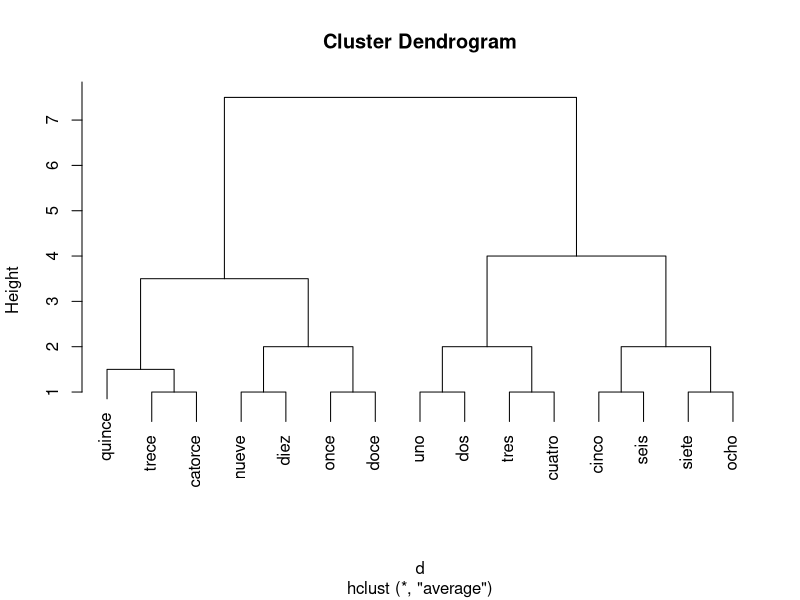

This chart was generated by the following R code:

t<-0:14
datos<-toeplitz(t)
datos<-as.data.frame(datos)
colnames(datos)<-c("uno", "dos", "tres", "cuatro", "cinco", "seis", "siete", "ocho", "nueve", "diez", "once", "doce", "trece", "catorce", "quince")
d<-as.dist(datos)
x<-hclust(d,method="average")
plot(x, labels = NULL, hang = 0.1, check = TRUE,
     axes = TRUE, frame.plot = FALSE, ann = TRUE,
     main = "Cluster Dendrogram")

